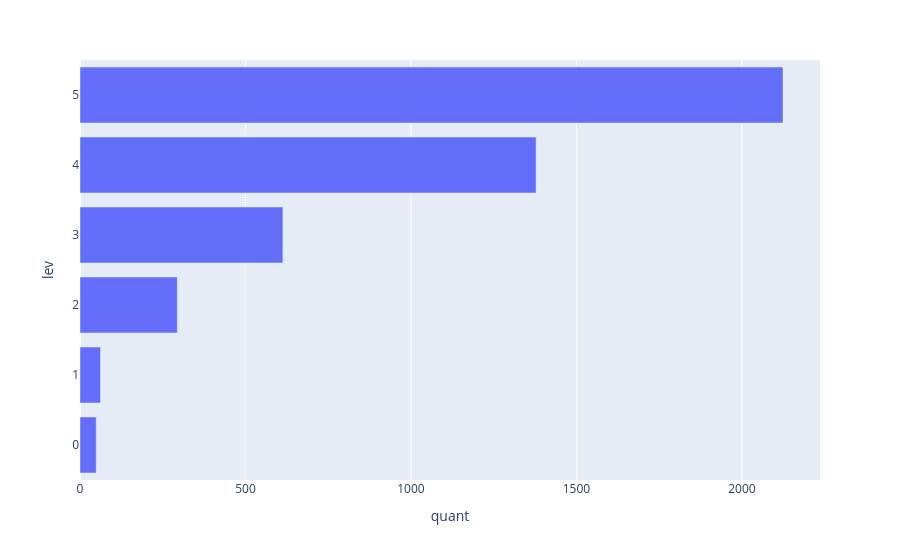

The notebook cell this image was saved under:
### Markdown cell above
> Gráfico do nível de cada um dos candidatos

### Code cell
lev = df["level"].value_counts().reset_index()
lev.columns = ["lev","quant"]
lev = lev.plot(kind="barh",y="lev",x="quant")
lev.show()

### Figure 1 — Plotly figure (JSON) as saved in the notebook; plotly's stock layout.template omitted (floating-point values rounded to 4 significant figures)
{"data": [{"hovertemplate": "quant=%{x}<br>lev=%{y}<extra></extra>", "legendgroup": "", "marker": {"color": "#636efa", "pattern": {"shape": ""}}, "name": "", "orientation": "h", "showlegend": false, "textposition": "auto", "type": "bar", "x": [2124, 1378, 613, 294, 62, 49], "xaxis": "x", "y": [5.0, 4.0, 3.0, 2.0, 1.0, 0.0], "yaxis": "y"}], "layout": {"barmode": "relative", "legend": {"tracegroupgap": 0}, "margin": {"t": 60}, "xaxis": {"anchor": "y", "domain": [0, 1], "title": {"text": "quant"}}, "yaxis": {"anchor": "x", "domain": [0, 1], "title": {"text": "lev"}}}}
